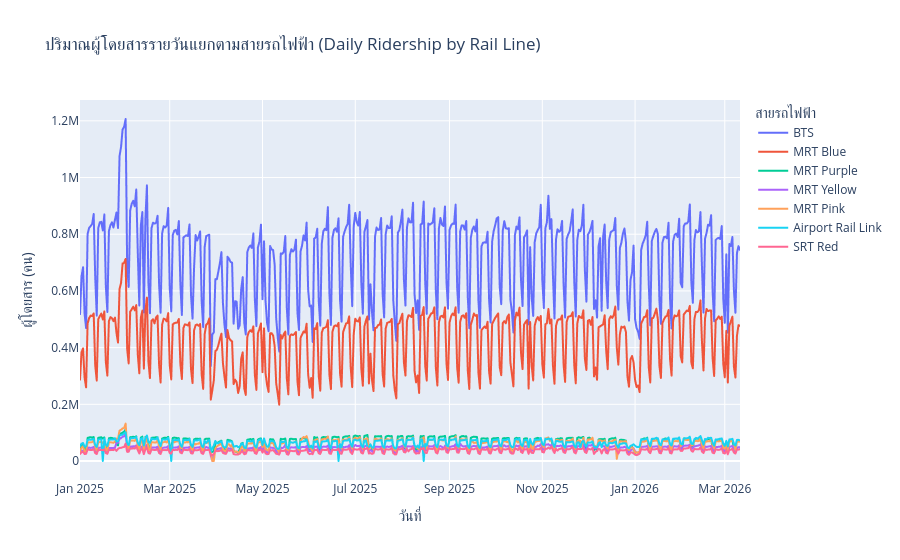

The notebook cell this image was saved under:
### Markdown cell above
### 5.1 กราฟ Time Series — ผู้โดยสารรายวันแยกตามสาย (Multi-line Chart)

### Code cell
# แปลงเป็น long format สำหรับ multi-line time series
ts_long = (
    pivot_df[rail_lines]
    .reset_index()
    .melt(id_vars='date', var_name='สาย', value_name='ผู้โดยสาร')
)

fig = px.line(
    ts_long,
    x='date',
    y='ผู้โดยสาร',
    color='สาย',
    title='ปริมาณผู้โดยสารรายวันแยกตามสายรถไฟฟ้า (Daily Ridership by Rail Line)',
    labels={'date': 'วันที่', 'ผู้โดยสาร': 'ผู้โดยสาร (คน)', 'สาย': 'สายรถไฟฟ้า'},
)
fig.update_layout(hovermode='x unified')
fig.show()

### Figure 1 — Plotly figure (JSON) as saved in the notebook; plotly's stock layout.template omitted (floating-point values rounded to 4 significant figures; data arrays with more than 128 entries replaced by an {"elided": "..."} marker saying what was removed)
{"data": [{"hovertemplate": "สายรถไฟฟ้า=BTS<br>วันที่=%{x}<br>ผู้โดยสาร (คน)=%{y}<extra></extra>", "legendgroup": "BTS", "line": {"color": "#636efa", "dash": "solid"}, "marker": {"symbol": "circle"}, "mode": "lines", "name": "BTS", "showlegend": true, "type": "scattergl", "x": {"elided": "435 str values"}, "xaxis": "x", "y": {"elided": "435 float values"}, "yaxis": "y"}, {"hovertemplate": "สายรถไฟฟ้า=MRT Blue<br>วันที่=%{x}<br>ผู้โดยสาร (คน)=%{y}<extra></extra>", "legendgroup": "MRT Blue", "line": {"color": "#EF553B", "dash": "solid"}, "marker": {"symbol": "circle"}, "mode": "lines", "name": "MRT Blue", "showlegend": true, "type": "scattergl", "x": {"elided": "435 str values"}, "xaxis": "x", "y": {"elided": "435 float values"}, "yaxis": "y"}, {"hovertemplate": "สายรถไฟฟ้า=MRT Purple<br>วันที่=%{x}<br>ผู้โดยสาร (คน)=%{y}<extra></extra>", "legendgroup": "MRT Purple", "line": {"color": "#00cc96", "dash": "solid"}, "marker": {"symbol": "circle"}, "mode": "lines", "name": "MRT Purple", "showlegend": true, "type": "scattergl", "x": {"elided": "435 str values"}, "xaxis": "x", "y": {"elided": "435 float values"}, "yaxis": "y"}, {"hovertemplate": "สายรถไฟฟ้า=MRT Yellow<br>วันที่=%{x}<br>ผู้โดยสาร (คน)=%{y}<extra></extra>", "legendgroup": "MRT Yellow", "line": {"color": "#ab63fa", "dash": "solid"}, "marker": {"symbol": "circle"}, "mode": "lines", "name": "MRT Yellow", "showlegend": true, "type": "scattergl", "x": {"elided": "435 str values"}, "xaxis": "x", "y": {"elided": "435 float values"}, "yaxis": "y"}, {"hovertemplate": "สายรถไฟฟ้า=MRT Pink<br>วันที่=%{x}<br>ผู้โดยสาร (คน)=%{y}<extra></extra>", "legendgroup": "MRT Pink", "line": {"color": "#FFA15A", "dash": "solid"}, "marker": {"symbol": "circle"}, "mode": "lines", "name": "MRT Pink", "showlegend": true, "type": "scattergl", "x": {"elided": "435 str values"}, "xaxis": "x", "y": {"elided": "435 float values"}, "yaxis": "y"}, {"hovertemplate": "สายรถไฟฟ้า=Airport Rail Link<br>วันที่=%{x}<br>ผู้โดยสาร (คน)=%{y}<extra></extra>", "legendgroup": "Airport Rail Link", "line": {"color": "#19d3f3", "dash": "solid"}, "marker": {"symbol": "circle"}, "mode": "lines", "name": "Airport Rail Link", "showlegend": true, "type": "scattergl", "x": {"elided": "435 str values"}, "xaxis": "x", "y": {"elided": "435 float values"}, "yaxis": "y"}, {"hovertemplate": "สายรถไฟฟ้า=SRT Red<br>วันที่=%{x}<br>ผู้โดยสาร (คน)=%{y}<extra></extra>", "legendgroup": "SRT Red", "line": {"color": "#FF6692", "dash": "solid"}, "marker": {"symbol": "circle"}, "mode": "lines", "name": "SRT Red", "showlegend": true, "type": "scattergl", "x": {"elided": "435 str values"}, "xaxis": "x", "y": {"elided": "435 float values"}, "yaxis": "y"}], "layout": {"hovermode": "x unified", "legend": {"title": {"text": "สายรถไฟฟ้า"}, "tracegroupgap": 0}, "title": {"text": "ปริมาณผู้โดยสารรายวันแยกตามสายรถไฟฟ้า (Daily Ridership by Rail Line)"}, "xaxis": {"anchor": "y", "domain": [0.0, 1.0], "title": {"text": "วันที่"}}, "yaxis": {"anchor": "x", "domain": [0.0, 1.0], "title": {"text": "ผู้โดยสาร (คน)"}}}}
